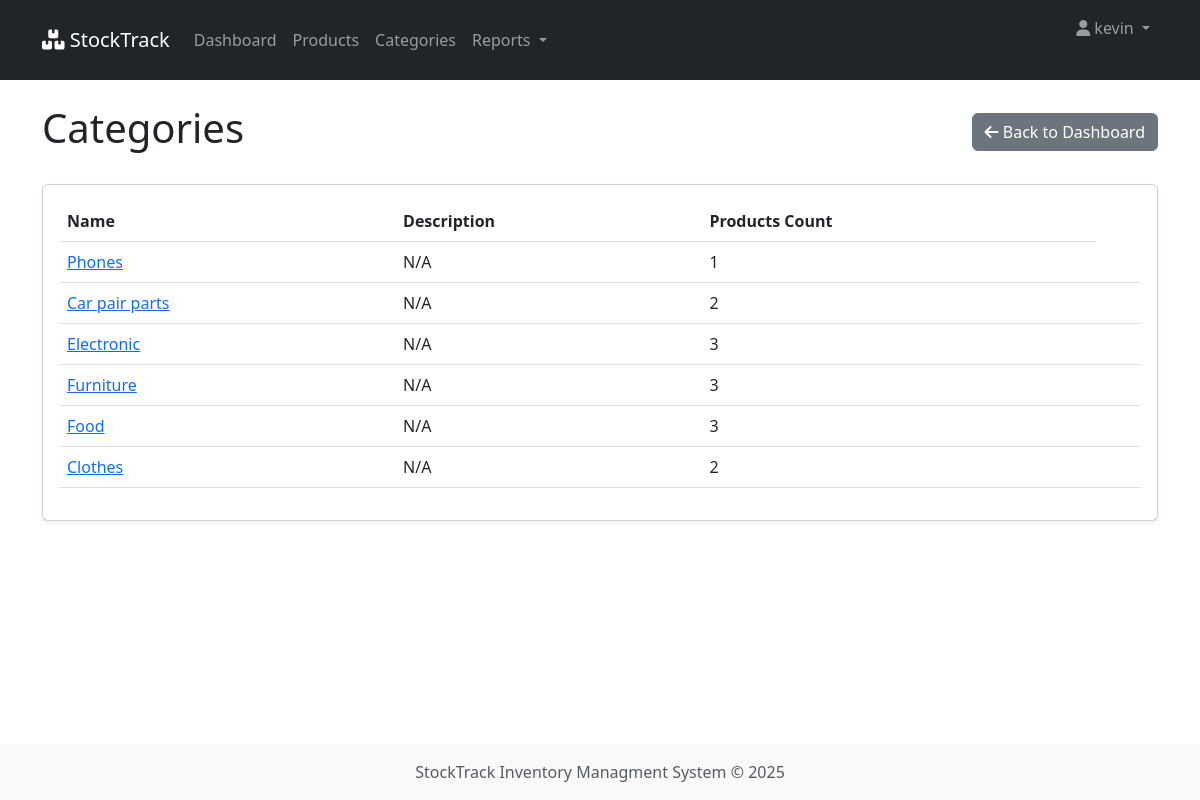
/categories/ (signed in), run on the app's committed database.
### inventory/models.py (models this page shows, shortened)
class Category(models.Model):
    name = models.CharField(max_length=255, unique=True, db_index=True)
    description = models.TextField(blank=True, null=True)
    created_at = models.DateTimeField(auto_now_add=True)
    class Meta:
        verbose_name_plural = "categories"
        ordering = ['name']

### inventory/views.py (the view)
# urls.py: path('categories/', views.category_list, name='category_list'),
@never_cache
@login_required
def category_list(request):
    user_profile = request.user.profile.first()
    categories = Category.objects.all().order_by('-id')
    return render(request, 'inventory/category_list.html', {
        'categories': categories,
        'user_profile': user_profile,
        })

### inventory/templates/inventory/category_list.html (shortened to what this page needs)
{% extends 'inventory/base.html' %}
{% load static %}
{% block content %}
<div class="d-flex justify-content-between align-items-center mb-4">
    <h1>Categories</h1>
    <a href="{% url 'dashboard' %}" class="btn btn-secondary">
            <i class="fas fa-arrow-left"></i> Back to Dashboard
    </a>
</div>
<div class="card">
    <div class="card-body">
        <div class="table-responsive">
            <table class="table table-hover">
                <thead>
                    <tr>
                        <th>Name</th>
                        <th>Description</th>
                        <th>Products Count</th>
                    </tr>
                </thead>
                <tbody>
                    {% for category in categories %}
                    <tr>
                        <td>
                            <a href="{% url 'category_detail' category.pk %}">
                                {{ category.name }}
                            </a>
                        </td>
                        <td>{{ category.description|truncatechars:100|default:"N/A" }}</td>
                        <td>{{ category.products.count }}</td>
                        <td>
                        </td>
                    </tr>
                    {% empty %}
                    <tr>
                        <td colspan="4" class="text-center">No categories found</td>
                    </tr>
                    {% endfor %}
                </tbody>
            </table>
        </div>
    </div>
</div>
{% endblock %}

### inventory/templates/inventory/base.html (shortened to what this page needs)
{% load static %}
<!DOCTYPE html>
<html lang="en">
<head>
    <link rel="stylesheet" href="{% static 'css/style.css'%}">
    <link href="https://cdn.jsdelivr.net/npm/bootstrap@5.3.0/dist/css/bootstrap.min.css" rel="stylesheet">
    <link rel="stylesheet" href="https://cdnjs.cloudflare.com/ajax/libs/font-awesome/6.0.0/css/all.min.css">
</head>
<body>
    {% if user.is_authenticated %}
    <nav class="navbar navbar-expand-lg navbar-dark bg-dark">
        <div class="container">
            <a href="{% url 'dashboard' %}" class="navbar-brand">
                <i class="fas fa-boxes"></i> StockTrack
            </a>
            <div class="collapse navbar-collapse" id="navbarNav">
                <ul class="navbar-nav">
                    <li class="nav-item">
                        <a href="{% url 'dashboard' %}" class="nav-link">Dashboard</a>
                    </li>
                    <li class="nav-item">
                        <a href="{% url 'product_list' %}" class="nav-link">Products</a>
                    </li>
                    <li class="nav-item">
                        <a href="{% url 'category_list' %}" class="nav-link">Categories</a>
                    </li>
                    <li class="nav-item dropdown">
                        <a class="nav-link dropdown-toggle" href="#" id="reportsDropdown" role="button" data-bs-toggle="dropdown">
                            Reports
                        </a>
                    </li>
                </ul>
                <ul class="navbar-nav ms-auto">
                    <li class="nav-item dropdown-toggle">
                        <a href="#" class="nav-link dropdown-toggle" id="userDropdown" role="button" data-bs-toggle="dropdown">
                            <i class="fas fa-user"></i> {{user.username}}
                        </a>
                    </li>
                </ul>
            </div>
        </div>
    </nav>
    {% endif %}
    <div class="container mt-4">
        {% block content %}{% endblock %}
    </div>
    <footer class="footer mt-auto py-3 bg-light">
        <div class="container text-center">
            <span class="text-muted">
                StockTrack Inventory Managment System &copy; {% now "Y" %}
            </span>
        </div>
    </footer>
</body>
</html>

### static/css/style.css (style rules this page uses)
body { min-height: 100vh; display: flex; flex-direction: column; }
.footer { margin-top: auto; }
.card { box-shadow: 0 0.125rem 0.25rem rgba(0, 0, 0, 0.075); margin-bottom: 1.5rem; }
.table { margin-bottom: 0; }
.table th { background-color: #f8f9fa; }

### data on the page
Category: name "Phones", description "N/A", products.count "1"
Category: name "Car pair parts", description "N/A", products.count "2"
Category: name "Electronic", description "N/A", products.count "3"
Category: name "Furniture", description "N/A", products.count "3"
Category: name "Food", description "N/A", products.count "3"
Category: name "Clothes", description "N/A", products.count "2"

### other printed values
{{ user.username }} "kevin"
